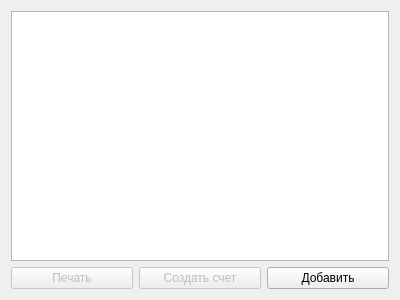
<?xml version="1.0" encoding="UTF-8"?>
<ui version="4.0">
 <class>ContractsTab</class>
 <widget class="QWidget" name="ContractsTab">
  <property name="geometry">
   <rect>
    <x>0</x>
    <y>0</y>
    <width>400</width>
    <height>300</height>
   </rect>
  </property>
  <property name="windowTitle">
   <string>Form</string>
  </property>
  <layout class="QVBoxLayout" name="verticalLayout">
   <item>
    <widget class="QTableView" name="tableView">
     <attribute name="verticalHeaderVisible">
      <bool>false</bool>
     </attribute>
    </widget>
   </item>
   <item>
    <layout class="QHBoxLayout" name="horizontalLayout">
     <item>
      <widget class="QPushButton" name="btnPrint">
       <property name="enabled">
        <bool>false</bool>
       </property>
       <property name="text">
        <string>Печать</string>
       </property>
      </widget>
     </item>
     <item>
      <widget class="QPushButton" name="btnAccount">
       <property name="enabled">
        <bool>false</bool>
       </property>
       <property name="text">
        <string>Создать счет</string>
       </property>
      </widget>
     </item>
     <item>
      <widget class="QPushButton" name="btnCreateForm">
       <property name="text">
        <string>Добавить</string>
       </property>
      </widget>
     </item>
    </layout>
   </item>
  </layout>
 </widget>
 <resources/>
 <connections/>
</ui>
